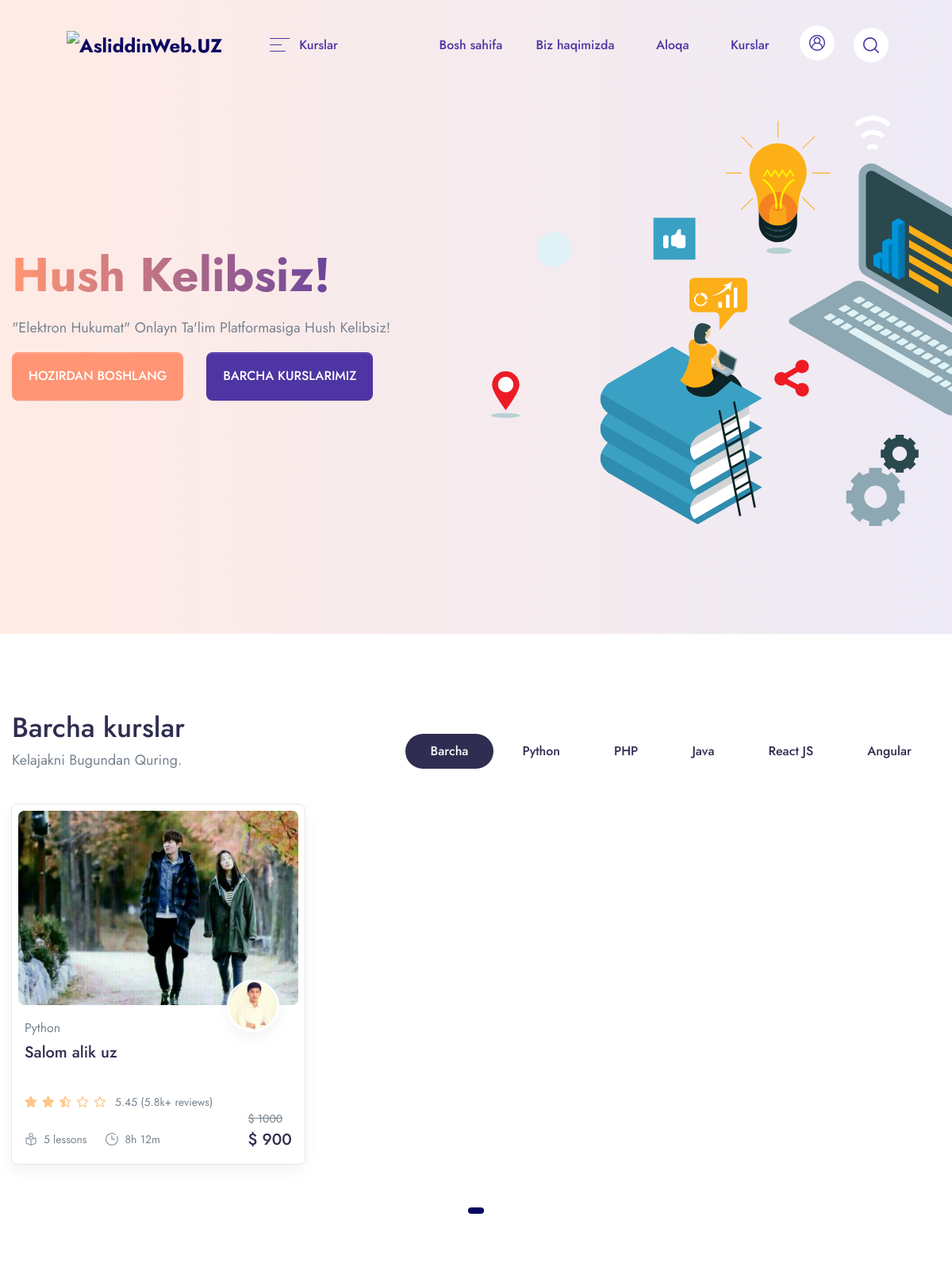
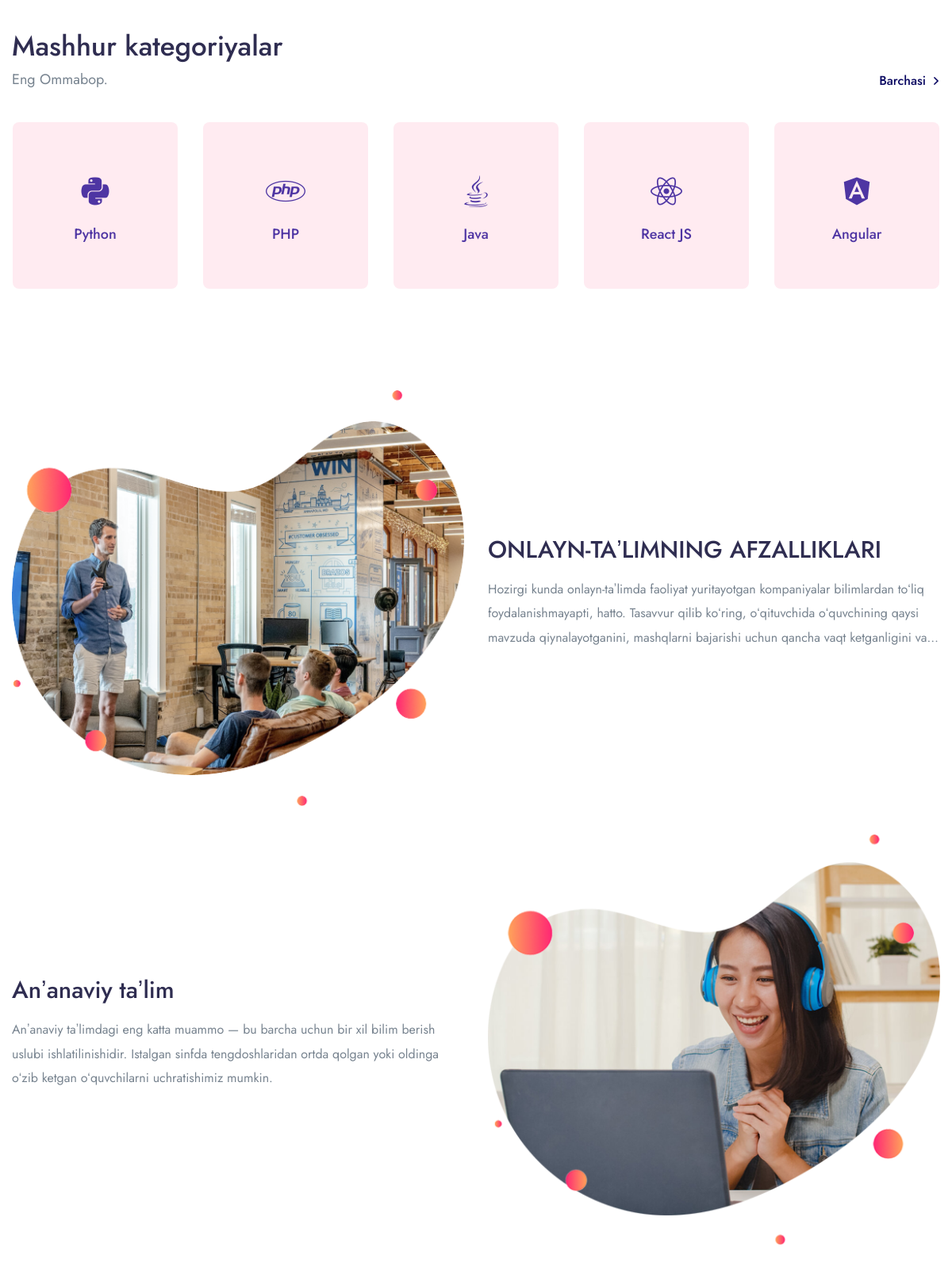
The page / (upper part) on the database its author committed (2 pictures, top to bottom).
### app/models.py (models this page shows, shortened)
class Categories(models.Model):
    icon = models.CharField(max_length=200,null=True)
    name = models.CharField(max_length=200)
    def __str__(self):
        return self.name

class Course(models.Model):
    STATUS = (
        ('PUBLISH','PUBLISH'),
        ('DRAFT', 'DRAFT'),
    )
    featured_image = models.ImageField(upload_to="Media/featured_img",null=True)
    featured_video = models.CharField(max_length=300,null=True)
    title = models.CharField(max_length=500)
    created_at = models.DateField(auto_now_add=True)
    author = models.ForeignKey(Author,on_delete=models.CASCADE,null=True)
    category = models.ForeignKey(Categories,on_delete=models.CASCADE)
    level = models.ForeignKey(Level, on_delete=models.CASCADE, null=True)
    description = models.TextField()
    price = models.IntegerField(null=True,default=0)
    discount = models.IntegerField(null=True)
    language = models.ForeignKey(Language, on_delete=models.CASCADE, null=True)
    deadline = models.CharField(max_length=100, null=True)
    sertifikate = models.BooleanField(null=True, default=False)
    slug = models.SlugField(default='', max_length=500, null=True, blank=True, unique=True)
    status = models.CharField(choices=STATUS,max_length=100,null=True)
    def get_absolute_url(self):
        from django.urls import reverse
        return reverse("course_details", kwargs={'slug': self.slug})

class Author(models.Model):
    author_profile = models.ImageField(upload_to="Media/author")
    name = models.CharField(max_length=100, null=True)
    about_author = models.TextField()

### LMS/views.py (the view)
# urls.py: path('', views.HOME, name='home'),
def HOME(request):
    category = Categories.objects.all().order_by('id')[0:5]
    course = Course.objects.filter(status="PUBLISH").order_by('-id')
    ctx = {
        'category': category,
        'course': course,
    }
    return render(request, 'Main/home.html', ctx)

### templates/Main/home.html (shortened to what this page needs)
{% extends 'base.html' %}
{% load static %}
{% load course_tags %}
{% block content %}
    <section class="py-13 pt-xl-14 mt-n13 pb-lg-12 bg-cover position-relative" style="background: linear-gradient(90deg, #FFEBE5 0.13%, #EDEAF6 100.01%);">
        <div class="container">
            <div class="row align-items-center">
                <div class="col-12 col-md-5 col-lg-5 order-md-2" data-aos="fade-in">
                    <img src="{% static 'assets/img/illustrations/illustration-5.svg' %}" class="img-fluid ms-xl-n11 mw-md-174 mb-6 mb-md-0" alt="...">
                </div>
                <div class="col-12 col-md-7 col-lg-7 order-md-1">
                    <h1 class="display-2 text-gradient-1 text-capitalize" data-aos="fade-left" data-aos-duration="150">
                        <span class="fw-bold">Hush kelibsiz!</span>
                    </h1>
                    <p class="lead pe-md-8 pe-xl-12 text-capitalize" data-aos="fade-up" data-aos-duration="200">
                       "Elektron Hukumat" onlayn ta'lim platformasiga hush kelibsiz!
                    </p>
                    <a href="#kurslar" class="btn btn-tangerine btn-wide rounded-lg mb-4 mb-md-0 me-md-5 text-w" data-aos="fade-up" data-aos-duration="200">HOZIRDAN BOSHLANG</a>
                    <a href="{% url 'single_course' %}" class="btn btn-gigas btn-wide rounded-lg d-none d-lg-inline-block" data-aos="fade-up" data-aos-duration="200">BARCHA KURSLARIMIZ</a>
                </div>
            </div>
        </div>
    </section>
    <section id="kurslar" class="pt-5 pb-9 py-md-11 bg-white">
        <div class="container container-wd">
            <div class="row align-items-end mb-7">
                <div class="col-xl mb-5 mb-xl-0">
                    <h1 class="mb-1">Barcha kurslar</h1>
                    <p class="font-size-lg text-capitalize mb-0">Kelajakni bugundan quring.</p>
                </div>
                <div class="col-xl-auto">
                    <div class="nav justify-content-lg-start justify-content-xl-center justify-content-center tab-nav-1" id="pills-tab" role="tablist">
                        <a class="btn-sm btn-pill me-1 mb-1 text-dark fw-medium px-6 active" id="pills-all-tab" data-bs-toggle="tab" href="#pills-all" role="tab" aria-controls="pills-all" aria-selected="true">
                            Barcha
                        </a>
                        {% for i in category %}
                        <a class="btn-sm btn-pill me-1 mb-1 text-dark fw-medium px-6" id="pills-art-tab" data-bs-toggle="tab" href="#pills-{{i.id}}" role="tab" aria-controls="pills-{{i.id}}" aria-selected="false">
                            {{i.name}}
                        </a>
                        {% endfor %}
                    </div>
                </div>
            </div>
            <div class="tab-content flickity-tab" id="pills-tabContent">
                <div class="tab-pane fade show active" id="pills-all" role="tabpanel" aria-labelledby="pills-all-tab">
                    <div class="mx-n4 flickity-button-outset" data-flickity='{"pageDots": true, "prevNextButtons": true, "cellAlign": "left", "wrapAround": true, "imagesLoaded": true}'>
                       {% for i in course %}
                        <div class="col-12 col-md-6 col-xl-4 col-wd-3 pb-4 pb-md-7" style="padding-right:15px;padding-left:15px;">
                            <div class="card border shadow p-2 rounded-lg sk-fade">
                                <div class="card-zoom position-relative">
                                    <a href="{{ i.get_absolute_url }}" class="card-img sk-thumbnail img-ratio-9 d-block">
                                        <img class="rounded shadow-light-lg" src="{{i.featured_image}}" alt="...">
                                    </a>
                                </div>
                                <div class="card-footer px-2 pb-2 mb-1 pt-4 position-relative">
                                    <a href="{{ i.get_absolute_url }}" class="d-block">
                                        <div class="avatar avatar-xl badge-float position-absolute top-0 right-0 mt-n6 me-5 rounded-circle shadow border border-white border-w-lg">
                                            <img src="{{i.author.author_profile}}" alt="..." class="avatar-img rounded-circle">
                                        </div>
                                    </a>
                                    <a href="{{ i.get_absolute_url }}"><span class="mb-1 d-inline-block text-gray-800">{{i.category.name}}</span></a>
                                    <div class="position-relative">
                                        <a href="{{ i.get_absolute_url }}" class="d-block stretched-link"><h4 class="line-clamp-2 h-md-48 h-lg-58 me-md-6 me-lg-10 me-xl-4 mb-2">{{i.title}}</h4></a>
                                        <div class="d-lg-flex align-items-end flex-wrap mb-n1">
                                            <div class="star-rating mb-2 mb-lg-0 me-lg-3">
                                                <div class="rating" style="width:50%;"></div>
                                            </div>
                                            <div class="font-size-sm">
                                                <span>5.45 (5.8k+ reviews)</span>
                                            </div>
                                        </div>
                                        <div class="row mx-n2 align-items-end">
                                            <div class="col px-2">
                                                <ul class="nav mx-n3">
                                                    <li class="nav-item px-3">
                                                        <div class="d-flex align-items-center">
                                                            <div class="me-2 d-flex icon-uxs text-secondary">
                                                            </div>
                                                            <div class="font-size-sm">5 lessons</div>
                                                        </div>
                                                    </li>
                                                    <li class="nav-item px-3">
                                                        <div class="d-flex align-items-center">
                                                            <div class="me-2 d-flex icon-uxs text-secondary">
                                                            </div>
                                                            <div class="font-size-sm">8h 12m</div>
                                                        </div>
                                                    </li>
                                                </ul>
                                            </div>
                                            {% if i.price == 0 %}
                                                <div class="col-auto px-2 text-right">
                                                    <ins class="h4 mb-0 d-block mb-lg-n1">
                                                        <a href="#" class="badge badge-primary">Free</a>
                                                    </ins>
                                                </div>
                                            {% else %}
                                                <div class="col-auto px-2 text-right">
                                                    <del class="font-size-sm">$ {{i.price}}</del>
                                                    <ins class="h4 mb-0 d-block mb-lg-n1">$ {% discount_calculation i.price i.discount %}</ins>
                                                </div>
                                            {% endif %}
                                        </div>
                                    </div>
                                </div>
                            </div>
                        </div>
                         {% endfor %}
                    </div>
                </div>
            </div>
        </div>
    </section>
    <section class="py-5 py-md-8 bg-white">
        <div class="container">
            <div class="row align-items-end mb-md-7 mb-4">
                <div class="col-md mb-4 mb-md-0">
                    <h1 class="mb-1">Mashhur kategoriyalar</h1>
                    <p class="font-size-lg mb-0 text-capitalize">Eng ommabop.</p>
                </div>
                <div class="col-md-auto">
                    <a href="{% url 'single_course' %}" class="d-flex align-items-center fw-medium">
                        Barchasi
                        <div class="ms-2 d-flex">
                        </div>
                    </a>
                </div>
            </div>
            <div class="row row-cols-2 row-cols-md-3 row-cols-xl-5 row-cols-wd-5">
                {% for i in category %}
                    <div class="col mb-md-6 mb-4 px-2 px-md-4">
                    <a class="card bg-lavender hover-gradient-1 rounded-lg p-md-5 p-3 h-210p text-center lift">
                        <div class="mt-7 text-gigas display-4">
                            <i class="{{i.icon}}"></i>
                            <div class="card-footer px-0 pb-0 pt-4">
                                <h5 class="mb-0 line-clamp-2 text-gigas">{{i.name}}</h5>
                            </div>
                        </div>
                    </a>
                </div>
                {% endfor %}
            </div>
        </div>
    </section>
    <section class="py-5 py-md-8 bg-white">
        <div class="container">
            <div class="row align-items-center mb-6">
                <div class="col-md-6 order-2" data-aos="fade-left">
                    <h2>ONLAYN-TAʼLIMNING AFZALLIKLARI</h2>
                    <p class="line-clamp-3 line-height-md">Hozirgi kunda onlayn-taʼlimda faoliyat yuritayotgan kompaniyalar bilimlardan toʻliq foydalanishmayapti, hatto.
Tasavvur qilib koʻring, oʻqituvchida oʻquvchining qaysi mavzuda qiynalayotganini, mashqlarni bajarishi uchun qancha vaqt ketganligini va hatto, dars jarayonida oʻquvchining fiziologik holati (koʻz qorachigʻi harakati, yurak urish tezligi) ni bilish imkoni bor.</p>
                </div>
                <div class="col-md-6 order-1 mb-8 mb-md-0" data-aos="zoom-in">
                    <img class="img-fluid" src="{% static 'assets/img/post/post-10.png' %}" alt="...">
                </div>
            </div>
            <div class="row align-items-center">
                <div class="col-md-6 order-2 order-md-1" data-aos="fade-right">
                    <h2>Anʼanaviy taʼlim</h2>
                    <p class="line-clamp-3 line-height-md">Anʼanaviy taʼlimdagi eng katta muammo — bu barcha uchun bir xil bilim berish uslubi ishlatilinishidir.
Istalgan sinfda tengdoshlaridan ortda qolgan yoki oldinga oʻzib ketgan oʻquvchilarni uchratishimiz mumkin.</p>
                </div>
                <div class="col-md-6 order-1 mb-8 mb-md-0 order-md-2 text-right" data-aos="zoom-in">
                    <img class="img-fluid" src="{% static 'assets/img/post/post-11.png' %}" alt="...">
                </div>
            </div>
        </div>
    </section>
{% endblock content %}

### rows shown on the page
Categories: name "Python"
Categories: name "PHP"
Categories: name "Java"
Categories: name "React JS"
Categories: name "Angular"
Course: featured_image (picture), author.author_profile (picture), category.name "Python", title "Salom alik uz", price "1000", price+discount "900"
